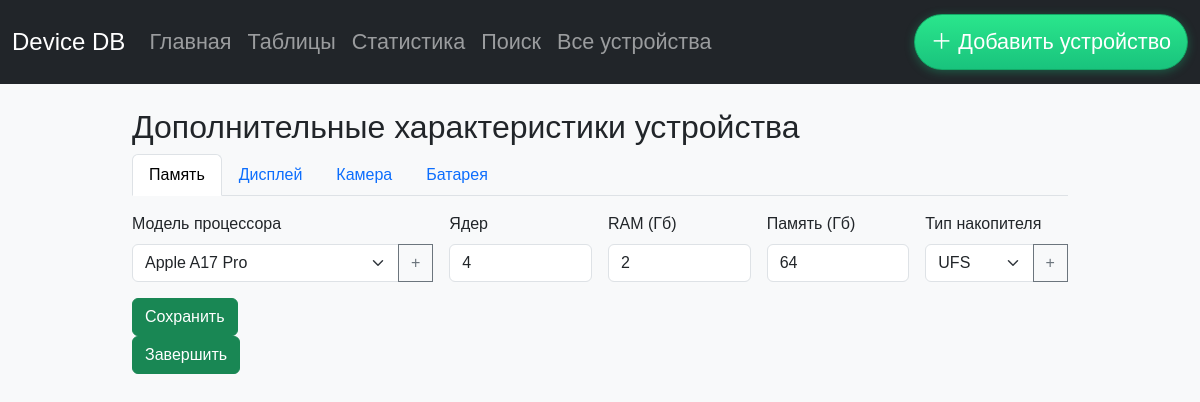
Screenshot of /device/1/extras with the database file from the repository.
### tables this page shows
CREATE TABLE specifications (
    spec_id INTEGER PRIMARY KEY CHECK(spec_id BETWEEN 1 AND 500),
    device_id INTEGER NOT NULL UNIQUE,
    proc_model_id INTEGER NOT NULL,
    processor_cores INTEGER NOT NULL CHECK(processor_cores BETWEEN 1 AND 20),
    ram_gb INTEGER NOT NULL CHECK(ram_gb BETWEEN 1 AND 32),
    storage_gb INTEGER NOT NULL CHECK(storage_gb BETWEEN 1 AND 2048),
    storage_type_id INTEGER NOT NULL,
    FOREIGN KEY (device_id) REFERENCES devices(device_id),
    FOREIGN KEY (proc_model_id) REFERENCES proc_model(proc_model_id),
    FOREIGN KEY (storage_type_id) REFERENCES storage_type(storage_type_id)
);

CREATE TABLE "proc_model" (
	"proc_model_id"	INTEGER CHECK("proc_model_id" BETWEEN 1 AND 40),
	"name"	TEXT NOT NULL CHECK(LENGTH("name") BETWEEN 3 AND 30),
	PRIMARY KEY("proc_model_id")
);

CREATE TABLE "storage_type" (
	"storage_type_id"	INTEGER CHECK("storage_type_id" BETWEEN 1 AND 20),
	"name"	TEXT NOT NULL CHECK(LENGTH("name") BETWEEN 2 AND 20),
	PRIMARY KEY("storage_type_id")
);

### app.py (the view, shortened to what this page needs)
@app.route('/device/<int:device_id>/extras', methods=['GET', 'POST'])
def edit_extras(device_id):
    embedded_flag = request.args.get('embedded') or request.form.get('embedded')
    def back_to_extras():
        if embedded_flag:
            return redirect(url_for('edit_extras', device_id=device_id, embedded=1))
        return redirect(url_for('edit_extras', device_id=device_id))
    with sqlite3.connect(DB_PATH) as conn:
        c = conn.cursor()
        c.execute("SELECT proc_model_id, name FROM proc_model ORDER BY name COLLATE NOCASE")
        proc_models = c.fetchall()
        c.execute("SELECT storage_type_id, name FROM storage_type ORDER BY name COLLATE NOCASE")
        storage_types = c.fetchall()
        c.execute("SELECT techn_matr_id, name FROM techn_matr ORDER BY name COLLATE NOCASE")
        techn_matrices = c.fetchall()
        c.execute("SELECT * FROM specifications WHERE device_id=?", (device_id,))
        spec = c.fetchone()
        c.execute("SELECT * FROM displays WHERE device_id=?", (device_id,))
        display = c.fetchone()
        c.execute("SELECT * FROM cameras WHERE device_id=?", (device_id,))
        camera = c.fetchone()
        c.execute("SELECT * FROM batteries WHERE device_id=?", (device_id,))
        battery = c.fetchone()
    return render_template('edit_extras.html',
        device_id=device_id,
        proc_models=proc_models,
        storage_types=storage_types,
        techn_matrices=techn_matrices,
        spec=spec,
        display=display,
        camera=camera,
        battery=battery
    )

### templates/edit_extras.html (shortened to what this page needs)
{% extends "base.html" %}
{% block content %}
<h2>Дополнительные характеристики устройства</h2>
<ul class="nav nav-tabs mb-3" id="extrasTabs" role="tablist">
  <li class="nav-item"><button class="nav-link active" data-bs-toggle="tab" data-bs-target="#specification">Память</button></li>
  <li class="nav-item"><button class="nav-link" data-bs-toggle="tab" data-bs-target="#display">Дисплей</button></li>
  <li class="nav-item"><button class="nav-link" data-bs-toggle="tab" data-bs-target="#camera">Камера</button></li>
  <li class="nav-item"><button class="nav-link" data-bs-toggle="tab" data-bs-target="#battery">Батарея</button></li>
</ul>
<div class="tab-content">
  <div class="tab-pane fade show active" id="specification">
    <form method="POST" class="needs-validation" novalidate>
      <div class="row g-3">
        <div class="col-md-4">
          <label class="form-label">Модель процессора</label>
          <div class="input-group">
            <select class="form-select" name="proc_model_id" required>
              {% for m in proc_models %}
                <option value="{{ m[0] }}" {% if spec and spec[2]==m[0] %}selected{% endif %}>{{ m[1] }}</option>
              {% endfor %}
            </select>
            <a class="btn btn-outline-secondary dict-add-btn"
               data-tab="specification"
               href="{{ url_for('add_row',
                                table_name='proc_model',
                                next=url_for('edit_extras', device_id=device_id, embedded=1),
                                embedded=1) }}"
               title="Добавить модель процессора">+</a>
          </div>
        </div>
        <div class="col-md-2">
          <label class="form-label">Ядер</label>
          <input type="number" class="form-control" name="processor_cores"
                 min="1" max="20" required
                 value="{{ spec[3] if spec else '' }}" placeholder="напр., 8">
        </div>
        <div class="col-md-2">
          <label class="form-label">RAM (Гб)</label>
          <input type="number" class="form-control" name="ram_gb"
                 min="1" max="32" required
                 value="{{ spec[4] if spec else '' }}" placeholder="напр., 8">
        </div>
        <div class="col-md-2">
          <label class="form-label">Память (Гб)</label>
          <input type="number" class="form-control" name="storage_gb"
                 min="1" max="2048" required
                 value="{{ spec[5] if spec else '' }}" placeholder="напр., 256">
        </div>
        <div class="col-md-2">
          <label class="form-label">Тип накопителя</label>
          <div class="input-group">
            <select class="form-select" name="storage_type_id" required>
              {% for st in storage_types %}
                <option value="{{ st[0] }}" {% if spec and spec[6]==st[0] %}selected{% endif %}>{{ st[1] }}</option>
              {% endfor %}
            </select>
            <a class="btn btn-outline-secondary dict-add-btn"
               data-tab="specification"
               href="{{ url_for('add_row',
                                table_name='storage_type',
                                next=url_for('edit_extras', device_id=device_id, embedded=1),
                                embedded=1) }}"
               title="Добавить тип накопителя">+</a>
          </div>
        </div>
      </div>
      <div class="mt-3">
        <button class="btn btn-success" type="submit">Сохранить</button>
      </div>
    </form>
  </div>
</div>
<button type="button" class="btn btn-success"
        onclick="if (window.parent && window.parent.finishExtras) {
                   window.parent.finishExtras({{ device_id }});
                 } else {
                   window.location.href='{{ url_for('device_detail', device_id=device_id) }}?added=1';
                 }">
  Завершить
</button>
{% endblock %}

### static/style.css (style rules this page uses)
html, body { margin: 0; padding: 0; height: 100%; background-color: #f8f9fa; font-family: Arial, sans-serif; }

### templates/base.html (style rules this page uses)
:root { --nav-scale: 1.5; }

### rows the page displays
specifications: proc_model_id "Apple A17 Pro", processor_cores "4", ram_gb "2", storage_gb "64", storage_type_id "UFS"
